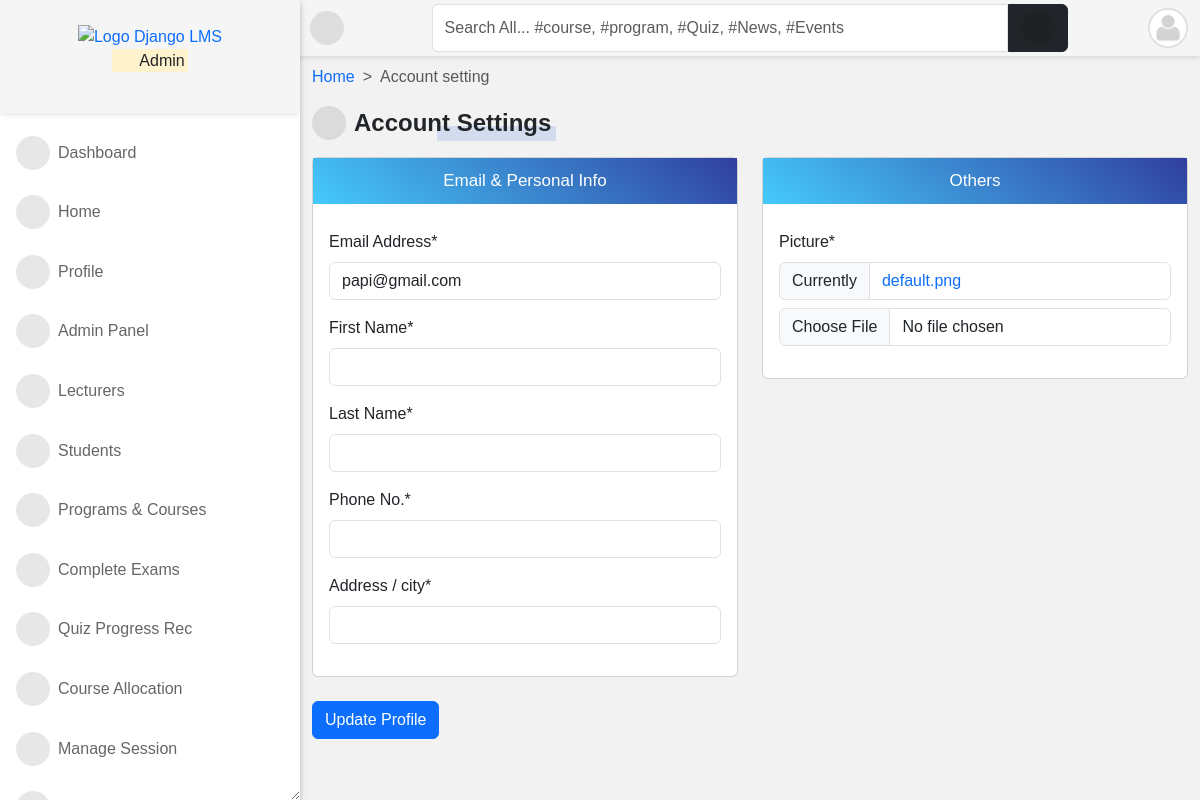
The app's page /accounts/setting/ (signed in) with its own data.
### accounts/models.py (models this page shows, shortened)
class User(AbstractUser):
    is_student = models.BooleanField(default=False)
    is_lecturer = models.BooleanField(default=False)
    is_parent = models.BooleanField(default=False)
    is_dep_head = models.BooleanField(default=False)
    phone = models.CharField(max_length=60, blank=True, null=True)
    address = models.CharField(max_length=60, blank=True, null=True)
    picture = models.ImageField(
        upload_to="profile_pictures/%y/%m/%d/", default="default.png", null=True
    )
    email = models.EmailField(blank=True, null=True)
    username_validator = ASCIIUsernameValidator()
    objects = CustomUserManager()
    class Meta:
        ordering = ("-date_joined",)
    @property
    def get_user_role(self):
        if self.is_superuser:
            role = "Admin"
        elif self.is_student:
            role = "Student"
        elif self.is_lecturer:
            role = "Lecturer"
        elif self.is_parent:
            role = "Parent"
        return role

### accounts/views.py (the view)
# urls.py: path("setting/", profile_update, name="edit_profile"),
@login_required
def profile_update(request):
    if request.method == "POST":
        form = ProfileUpdateForm(request.POST, request.FILES, instance=request.user)
        if form.is_valid():
            form.save()
            messages.success(request, "Your profile has been updated successfully.")
            return redirect("profile")
        else:
            messages.error(request, "Please correct the error(s) below.")
    else:
        form = ProfileUpdateForm(instance=request.user)
    return render(
        request,
        "setting/profile_info_change.html",
        {
            "title": "Setting",
            "form": form,
        },
    )

### templates/setting/profile_info_change.html (shortened to what this page needs)
{% extends 'base.html' %}
{% load crispy_forms_tags %}
{% load static %}
{% block content %}
<nav style="--bs-breadcrumb-divider: '>';" aria-label="breadcrumb">
    <ol class="breadcrumb">
        <li class="breadcrumb-item"><a href="/">Home</a></li>
        <li class="breadcrumb-item active" aria-current="page">Account setting</li>
    </ol>
</nav>
<p class="title-1"><i class="fas fa-user-edit"></i>Account Settings</p>
<form action="" method="POST" enctype="multipart/form-data">{% csrf_token %}
    <div class="row mb-4">
        <div class="col-md-6">
            <div class="card">
                <div class="form-title">Email &amp; Personal Info</div>
                <div class="card-body">
                    {{ form.email|as_crispy_field }}
                    {{ form.first_name|as_crispy_field }}
                    {{ form.last_name|as_crispy_field }}
                    {{ form.phone|as_crispy_field }}
                    {{ form.address|as_crispy_field }}
                </div>
            </div>
        </div>
        <div class="col-md-6">
            <div class="card">
                <p class="form-title">Others</p>
                <div class="card-body">
                    {{ form.picture|as_crispy_field }}
                </div>
            </div>
        </div>
    </div>
    <button class="btn btn-primary" type="submit">Update Profile</button>
</form>
{% endblock content %}

### templates/aside.html (shortened to what this page needs)
{% load static %}
<div id="side-nav">
	<div class="main-menu">
		<div class="top-side text-center py-4" style="background-image: url({% static 'img/dotted.jpg' %});">
			<a href="/">
				<img src="{% static 'img/dj-lms.png' %}" width="110px" alt="Logo Django LMS">
			</a>
			<p class="text-orange">
				<mark>
					<i class="far fa-hand-point-right"></i>
					{{ request.user.get_user_role }}
				</mark>
			</p>
		</div>
		{% url 'home' as hom %} {% url 'dashboard' as dash %} {% url 'profile' as prof %}
		{% url 'lecturer_list' as lec %}
		{% url 'student_list' as stu %} {% url 'course_allocation_view' as cav %}
		{% url 'programs' as pro %} {% url 'session_list' as sess %} {% url 'semester_list' as sem %}
		{% url 'quiz_progress' as qpr %} {% url 'quiz_marking' as qce %} {% url 'user_course_list' as ucl %}
		{% url 'admin_panel' as admin_p %}
		<ul>
			{% if request.user.is_superuser %}
			<li class="{% if request.path == dash %}active{% endif %}">
				<a href="{% url 'dashboard' %}"><i class="fas fa-tachometer-alt"></i>Dashboard</a>
			</li>
			{% endif %}
			<li class="{% if request.path == hom %}active{% endif %}">
				<a href="{% url 'home' %}"><i class="fas fa-home"></i>Home</a>
			</li>
			<li class="{% if request.path == prof %}active{% endif %}">
				<a href="{% url 'profile' %}"><i class="fas fa-user"></i>Profile</a>
			</li>
			{% if request.user.is_superuser %}
			<li class="{% if request.path == admin_p %}active{% endif %}">
				<a href="{% url 'admin_panel' %}"><i class="fas fa-user-tie"></i>Admin Panel</a>
			</li>
			<li class="{% if request.path == lec %}active{% endif %}">
				<a href="{% url 'lecturer_list' %}"><i class="fas fa-chalkboard-teacher"></i>Lecturers</a>
			</li>
			<li class="{% if request.path == stu %}active{% endif %}">
				<a href="{% url 'student_list' %}"><i class="fas fa-user-graduate"></i>Students</a>
			</li>
			{% endif %}
			<li class="{% if request.path == pro %}active{% endif %}">
				<a href="{% url 'programs' %}"><i class="fas fa-book-open"></i>Programs & Courses</a>
			</li>
			{% if request.user.is_superuser or request.user.is_lecturer %}
			<li class="{% if request.path == qce %}active{% endif %}">
				<a href="{% url 'quiz_marking' %}"><i class="fas fa-check-double"></i>Complete Exams</a>
			</li>
			{% endif %}
			{% if request.user.is_superuser %}
			<li class="{% if request.path == qpr %}active{% endif %}">
				<a href="{% url 'quiz_progress' %}"><i class="fas fa-record-vinyl"></i>Quiz Progress Rec</a>
			</li>
			<li class="{% if request.path == cav %}active{% endif %}">
				<a href="{% url 'course_allocation_view' %}"><i class="fas fa-tasks"></i>Course Allocation</a>
			</li>
			<li class="{% if request.path == sess %}active{% endif %}">
				<a href="{% url 'session_list' %}"><i class="fas fa-calendar-week"></i>Manage Session</a>
			</li>
			<li class="{% if request.path == sem %}active{% endif %}">
				<a href="{% url 'semester_list' %}"><i class="fas fa-calendar-alt"></i>Manage Semester</a>
			</li>
			{% endif %}
			<br />
		</ul>
	</div>
</div>

### templates/navbar.html (shortened to what this page needs)
<div id="top-navbar" class="py-1">
	<div class="container">
		<div class="nav-wrapper">
			<div class="toggle-btn" onclick="toggleSidebar()">
				<i class="fas fa-bars"></i>
			</div>
			<form class="form-header" action="{% url 'query' %}" method="GET">
				<input id="primary-search" class="form-control rounded-end-0" type="text" name="q" value="{{ request.GET.q }}"
					placeholder="Search All... #course, #program, #Quiz, #News, #Events" required />
				<button class="btn btn-dark rounded-start-0" type="submit">
					<i class="fas fa-search"></i>
				</button>
			</form>
			<div class="dropdown">
				<div class="avatar border border-2" type="button" data-bs-toggle="dropdown" aria-expanded="false">
					<img src="{{ request.user.picture.url }}">
				</div>
			</div>
		</div>
	</div>
</div>

### templates/aside.html (style rules this page uses)
.top-side { background-size: cover; background-position: top center; }

### records on screen
User: user.get_user_role "Admin", user.picture (placeholder picture), email "papi@gmail.com"
